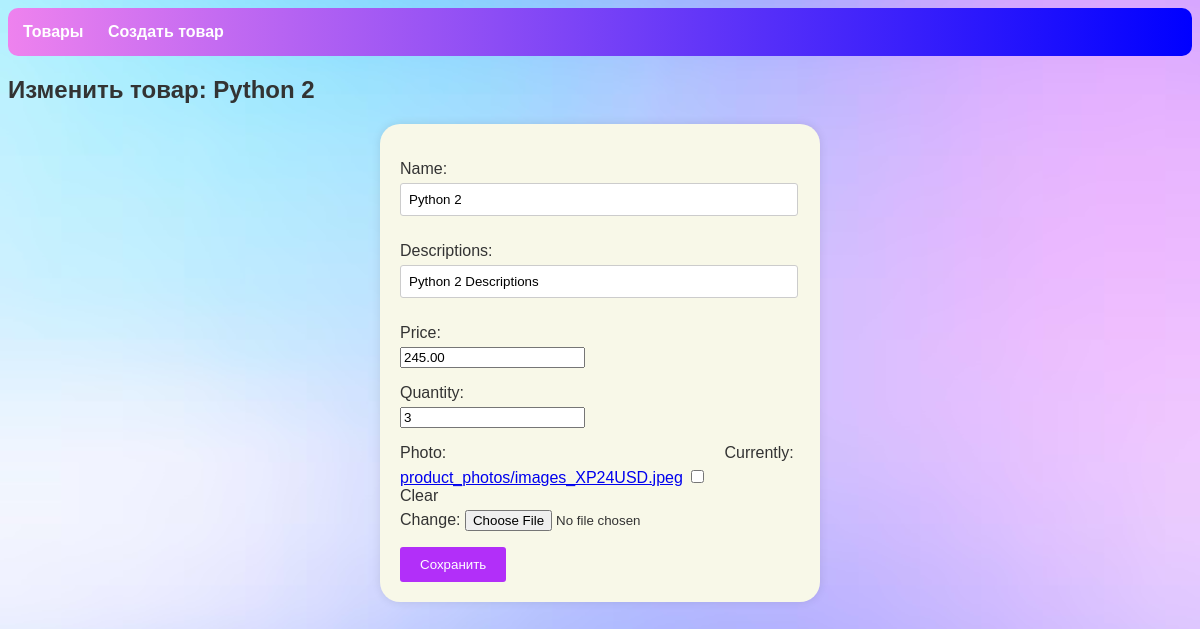
Before: /less4/update_product/41 with the older database file.
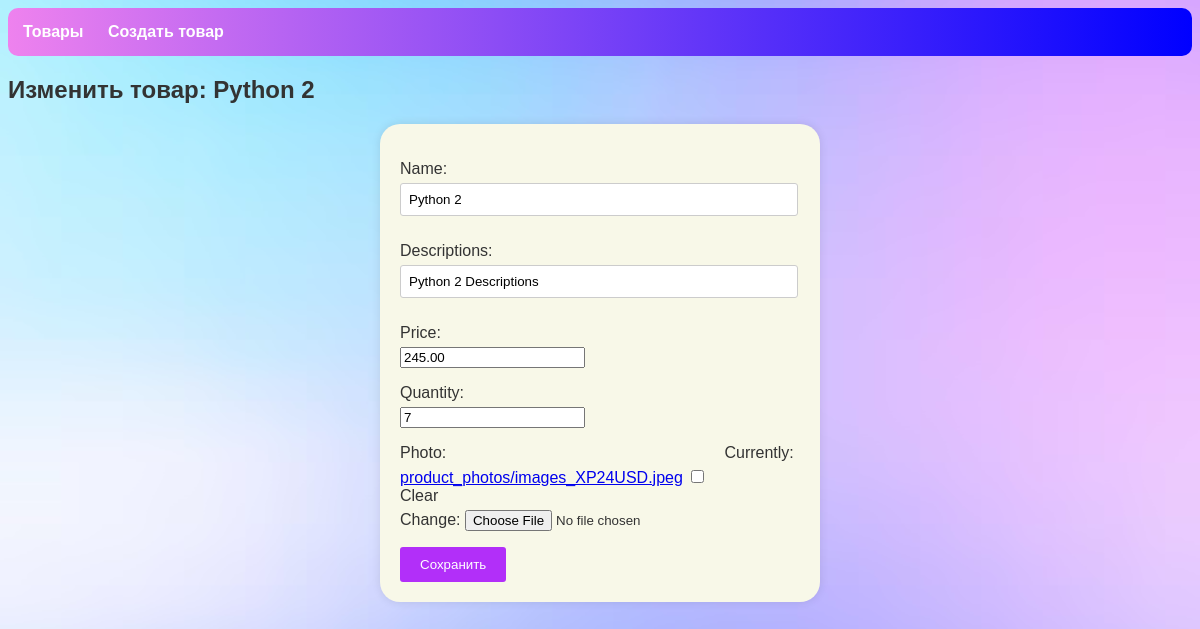
After: the same page with the newer database file.
### les_app2/models.py (models this page shows, shortened)
class Product(models.Model):
    name = models.CharField(max_length=200)
    descriptions = models.TextField()
    price = models.DecimalField(max_digits=10, decimal_places=2)
    quantity = models.IntegerField()
    added_date = models.DateField(auto_now_add=True)
    photo = models.ImageField(upload_to='product_photos/', null=True, blank=True)

### les_app4/views.py (the view)
# urls.py: path('update_product/<int:product_id>', views.update_product, name='update_product'),
def update_product(request, product_id):
    product = Product.objects.get(id=product_id)
    if request.method == 'POST':
        form = ProductForm(request.POST, request.FILES, instance=product)
        if form.is_valid():
            form.save()
            return redirect('get_products')
    else:
        form = ProductForm(instance=product)
    context = {'form': form, 'product': product, 'title': 'Изменить товар'}
    return render(request, 'les_app4/form_product.html.html', context=context)

### les_app4/forms.py
class ProductForm(forms.ModelForm):
    class Meta:
        model = Product
        fields = ['name', 'descriptions', 'price', 'quantity', 'photo']
        widgets = {'name': forms.TextInput(attrs={'class': 'form-control', 'placeholder': 'Введите имя продукта'}),
                   'descriptions': forms.TextInput(
                       attrs={'class': 'form-control', 'placeholder': 'Введите описание'}),
                   'price': forms.NumberInput(attrs={'class': 'form-control', 'placeholder': 'Цена'}),
                   'quantity': forms.NumberInput(attrs={'class': 'form-control', 'placeholder': 'Кол-во'}),
                   }

### les_app4/templates/les_app4/form_product.html.html (shortened to what this page needs)
{% extends 'les_app4/base.html' %}
{% block content %}
<h2>
    {% if product %}
        Изменить товар: {{ product.name }}
    {% else %}
        Создать товар
    {% endif %}
</h2>
<form method="post" action="" enctype="multipart/form-data">
    {{ form.as_p }}
    <button type="submit">
        {% if product %}
            Сохранить
        {% else %}
            Создать
        {% endif %}
    </button>
</form>
{% endblock %}

Changed rows visible on the page:
changed Product "Python 2": quantity "3" → "7"
